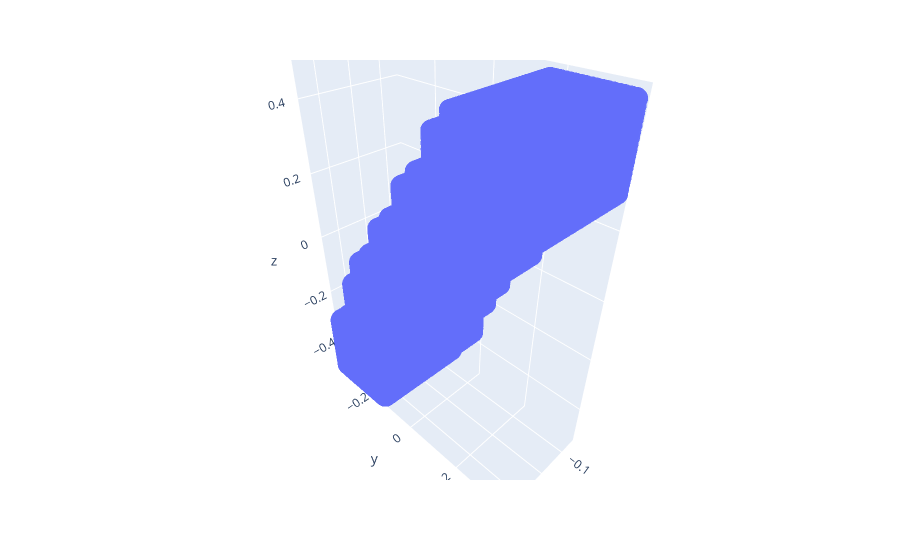

Notebook source saved alongside this figure:
### Code cell
key = '3'

x = all_points[key][:, 0]
y = all_points[key][:, 1]
z = all_points[key][:, 2]

px.scatter_3d(x=x, y=y, z=z, opacity = 0.8)

### Figure 1 — Plotly figure (JSON) as saved in the notebook; plotly's stock layout.template omitted (floating-point values rounded to 4 significant figures; data arrays with more than 128 entries replaced by an {"elided": "..."} marker saying what was removed)
{"data": [{"hovertemplate": "x=%{x}<br>y=%{y}<br>z=%{z}<extra></extra>", "legendgroup": "", "marker": {"color": "#636efa", "opacity": 0.8, "symbol": "circle"}, "mode": "markers", "name": "", "scene": "scene", "showlegend": false, "type": "scatter3d", "x": {"elided": "15000 float values"}, "y": {"elided": "15000 float values"}, "z": {"elided": "15000 float values"}}], "layout": {"legend": {"tracegroupgap": 0}, "margin": {"t": 60}, "scene": {"domain": {"x": [0, 1], "y": [0, 1]}, "xaxis": {"title": {"text": "x"}}, "yaxis": {"title": {"text": "y"}}, "zaxis": {"title": {"text": "z"}}}}}
